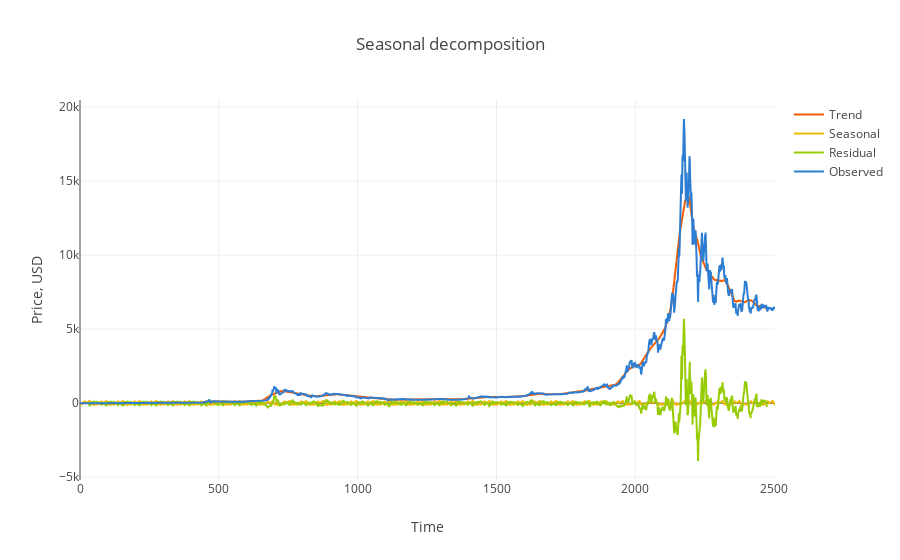

The code cell stored with this chart in its notebook:
### Markdown cell above
### Seasonal Decomposition

Next, we will perform a seasonal decomposition on the data (inevitable given the breadth and category of the data we are workign with) to estimate its trend and seasonality. We will plot it all out so we can see the actual price movements on the plot below (“observed”) as well as the trend and seasonality in our data.

We will be using `seasonal_decompose` function which is a part of the `time series analysis (tsa)` in `statsmodel`. Click [here](https://www.statsmodels.org/dev/generated/statsmodels.tsa.seasonal.seasonal_decompose.html) to read more about it.

Further, as mentioned above, we will be using plot.ly's line and scatter plots, which you can read more about [here](https://plot.ly/python/line-and-scatter/).

### Code cell
s = sm.tsa.seasonal_decompose(working_data.Weighted_Price.values, freq=60)

trace1 = go.Scatter(x = np.arange(0, len(s.trend), 1),
                    y = s.trend,mode = 'lines',
                    name = 'Trend',
                    line = dict(color = ('rgb(244, 93, 1)'), width = 2)
                   )

trace2 = go.Scatter(x = np.arange(0, len(s.seasonal), 1),
                    y = s.seasonal,mode = 'lines',
                    name = 'Seasonal',
                    line = dict(color = ('rgb(238, 185, 2)'),width = 2)
                   )

trace3 = go.Scatter(x = np.arange(0, len(s.resid), 1),
                    y = s.resid,mode = 'lines',
                    name = 'Residual',
                    line = dict(color = ('rgb(151, 204, 4)'), width = 2))

trace4 = go.Scatter(x = np.arange(0, len(s.observed), 1),
                    y = s.observed,mode = 'lines',
                    name = 'Observed',
                    line = dict(color = ('rgb(45, 125, 210)'), width = 2))

data = [trace1, trace2, trace3, trace4]

layout = dict(title = 'Seasonal decomposition',
              xaxis = dict(title = 'Time'),
              yaxis = dict(title = 'Price, USD')
             )

fig = dict(data=data,
           layout=layout)


py.iplot(fig, filename='seasonal_decomposition')

### Figure 1 — Plotly figure (JSON) as saved in the notebook; plotly's stock layout.template omitted (floating-point values rounded to 4 significant figures; data arrays with more than 128 entries replaced by an {"elided": "..."} marker saying what was removed)
{"data": [{"line": {"color": "rgb(244, 93, 1)", "width": 2}, "mode": "lines", "name": "Trend", "type": "scatter", "uid": "a11c818a-b5e8-4124-b16e-0503b20953ad", "x": {"elided": "2504 int values"}, "y": {"elided": "2504 float values"}}, {"line": {"color": "rgb(238, 185, 2)", "width": 2}, "mode": "lines", "name": "Seasonal", "type": "scatter", "uid": "dda91f7b-dbdc-4e27-8d4e-10b60cff3aac", "x": {"elided": "2504 int values"}, "y": {"elided": "2504 float values"}}, {"line": {"color": "rgb(151, 204, 4)", "width": 2}, "mode": "lines", "name": "Residual", "type": "scatter", "uid": "21492b78-8d41-40da-9464-0bbb4d43bbf6", "x": {"elided": "2504 int values"}, "y": {"elided": "2504 float values"}}, {"line": {"color": "rgb(45, 125, 210)", "width": 2}, "mode": "lines", "name": "Observed", "type": "scatter", "uid": "c022b1fb-5840-4cfe-9091-ce6ed93dfc9d", "x": {"elided": "2504 int values"}, "y": {"elided": "2504 float values"}}], "layout": {"title": {"text": "Seasonal decomposition"}, "xaxis": {"title": {"text": "Time"}}, "yaxis": {"title": {"text": "Price, USD"}}}}
